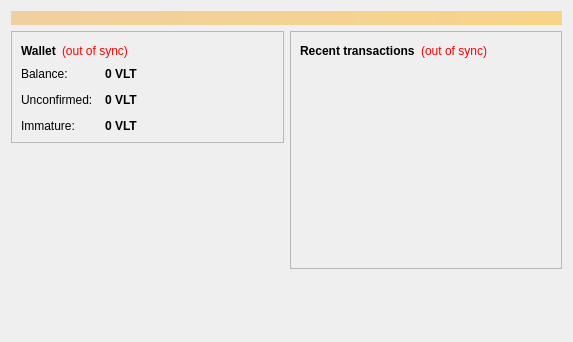
<?xml version="1.0" encoding="UTF-8"?>
<ui version="4.0">
 <class>OverviewPage</class>
 <widget class="QWidget" name="OverviewPage">
  <property name="geometry">
   <rect>
    <x>0</x>
    <y>0</y>
    <width>573</width>
    <height>342</height>
   </rect>
  </property>
  <property name="windowTitle">
   <string>Form</string>
  </property>
  <layout class="QVBoxLayout" name="topLayout">
   <item>
    <widget class="QLabel" name="labelAlerts">
     <property name="visible">
      <bool>false</bool>
     </property>
     <property name="styleSheet">
      <string notr="true">background-color: qlineargradient(x1: 0, y1: 0, x2: 1, y2: 0, stop:0 #F0D0A0, stop:1 #F8D488); color:#000000;</string>
     </property>
     <property name="wordWrap">
      <bool>true</bool>
     </property>
     <property name="margin">
      <number>3</number>
     </property>
    </widget>
   </item>
   <item>
    <layout class="QHBoxLayout" name="horizontalLayout" stretch="1,1">
     <item>
      <layout class="QVBoxLayout" name="verticalLayout_2">
       <item>
        <widget class="QFrame" name="frame">
         <property name="frameShape">
          <enum>QFrame::StyledPanel</enum>
         </property>
         <property name="frameShadow">
          <enum>QFrame::Raised</enum>
         </property>
         <layout class="QVBoxLayout" name="verticalLayout_4">
          <item>
           <layout class="QHBoxLayout" name="horizontalLayout_4">
            <item>
             <widget class="QLabel" name="label_5">
              <property name="font">
               <font>
                <weight>75</weight>
                <bold>true</bold>
               </font>
              </property>
              <property name="text">
               <string>Wallet</string>
              </property>
             </widget>
            </item>
            <item>
             <widget class="QLabel" name="labelWalletStatus">
              <property name="toolTip">
               <string>The displayed information may be out of date. Your wallet automatically synchronizes with the Bitcoin network after a connection is established, but this process has not completed yet.</string>
              </property>
              <property name="styleSheet">
               <string notr="true">QLabel { color: red; }</string>
              </property>
              <property name="text">
               <string notr="true">(out of sync)</string>
              </property>
              <property name="alignment">
               <set>Qt::AlignLeading|Qt::AlignLeft|Qt::AlignVCenter</set>
              </property>
             </widget>
            </item>
            <item>
             <spacer name="horizontalSpacer_2">
              <property name="orientation">
               <enum>Qt::Horizontal</enum>
              </property>
              <property name="sizeHint" stdset="0">
               <size>
                <width>40</width>
                <height>20</height>
               </size>
              </property>
             </spacer>
            </item>
           </layout>
          </item>
          <item>
           <layout class="QFormLayout" name="formLayout_2">
            <property name="fieldGrowthPolicy">
             <enum>QFormLayout::AllNonFixedFieldsGrow</enum>
            </property>
            <property name="horizontalSpacing">
             <number>12</number>
            </property>
            <property name="verticalSpacing">
             <number>12</number>
            </property>
            <item row="0" column="0">
             <widget class="QLabel" name="label">
              <property name="text">
               <string>Balance:</string>
              </property>
             </widget>
            </item>
            <item row="0" column="1">
             <widget class="QLabel" name="labelBalance">
              <property name="font">
               <font>
                <weight>75</weight>
                <bold>true</bold>
               </font>
              </property>
              <property name="cursor">
               <cursorShape>IBeamCursor</cursorShape>
              </property>
              <property name="toolTip">
               <string>Your current balance</string>
              </property>
              <property name="text">
               <string notr="true">0 VLT</string>
              </property>
              <property name="textInteractionFlags">
               <set>Qt::LinksAccessibleByMouse|Qt::TextSelectableByKeyboard|Qt::TextSelectableByMouse</set>
              </property>
             </widget>
            </item>
            <item row="1" column="0">
             <widget class="QLabel" name="label_3">
              <property name="text">
               <string>Unconfirmed:</string>
              </property>
             </widget>
            </item>
            <item row="1" column="1">
             <widget class="QLabel" name="labelUnconfirmed">
              <property name="font">
               <font>
                <weight>75</weight>
                <bold>true</bold>
               </font>
              </property>
              <property name="cursor">
               <cursorShape>IBeamCursor</cursorShape>
              </property>
              <property name="toolTip">
               <string>Total of transactions that have yet to be confirmed, and do not yet count toward the current balance</string>
              </property>
              <property name="text">
               <string notr="true">0 VLT</string>
              </property>
              <property name="textInteractionFlags">
               <set>Qt::LinksAccessibleByMouse|Qt::TextSelectableByKeyboard|Qt::TextSelectableByMouse</set>
              </property>
             </widget>
            </item>
            <item row="2" column="0">
             <widget class="QLabel" name="labelImmatureText">
              <property name="text">
               <string>Immature:</string>
              </property>
             </widget>
            </item>
            <item row="2" column="1">
             <widget class="QLabel" name="labelImmature">
              <property name="font">
               <font>
                <weight>75</weight>
                <bold>true</bold>
               </font>
              </property>
              <property name="toolTip">
               <string>Mined balance that has not yet matured</string>
              </property>
              <property name="text">
               <string notr="true">0 VLT</string>
              </property>
              <property name="textInteractionFlags">
               <set>Qt::LinksAccessibleByMouse|Qt::TextSelectableByKeyboard|Qt::TextSelectableByMouse</set>
              </property>
             </widget>
            </item>
           </layout>
          </item>
         </layout>
        </widget>
       </item>
       <item>
        <spacer name="verticalSpacer">
         <property name="orientation">
          <enum>Qt::Vertical</enum>
         </property>
         <property name="sizeHint" stdset="0">
          <size>
           <width>20</width>
           <height>40</height>
          </size>
         </property>
        </spacer>
       </item>
      </layout>
     </item>
     <item>
      <layout class="QVBoxLayout" name="verticalLayout_3">
       <item>
        <widget class="QFrame" name="frame_2">
         <property name="frameShape">
          <enum>QFrame::StyledPanel</enum>
         </property>
         <property name="frameShadow">
          <enum>QFrame::Raised</enum>
         </property>
         <layout class="QVBoxLayout" name="verticalLayout">
          <item>
           <layout class="QHBoxLayout" name="horizontalLayout_2">
            <item>
             <widget class="QLabel" name="label_4">
              <property name="text">
               <string>&lt;b&gt;Recent transactions&lt;/b&gt;</string>
              </property>
             </widget>
            </item>
            <item>
             <widget class="QLabel" name="labelTransactionsStatus">
              <property name="toolTip">
               <string>The displayed information may be out of date. Your wallet automatically synchronizes with the Bitcoin network after a connection is established, but this process has not completed yet.</string>
              </property>
              <property name="styleSheet">
               <string notr="true">QLabel { color: red; }</string>
              </property>
              <property name="text">
               <string notr="true">(out of sync)</string>
              </property>
              <property name="alignment">
               <set>Qt::AlignRight|Qt::AlignTrailing|Qt::AlignVCenter</set>
              </property>
             </widget>
            </item>
            <item>
             <spacer name="horizontalSpacer">
              <property name="orientation">
               <enum>Qt::Horizontal</enum>
              </property>
              <property name="sizeHint" stdset="0">
               <size>
                <width>40</width>
                <height>20</height>
               </size>
              </property>
             </spacer>
            </item>
           </layout>
          </item>
          <item>
           <widget class="QListView" name="listTransactions">
            <property name="styleSheet">
             <string notr="true">QListView { background: transparent; }</string>
            </property>
            <property name="frameShape">
             <enum>QFrame::NoFrame</enum>
            </property>
            <property name="verticalScrollBarPolicy">
             <enum>Qt::ScrollBarAlwaysOff</enum>
            </property>
            <property name="horizontalScrollBarPolicy">
             <enum>Qt::ScrollBarAlwaysOff</enum>
            </property>
            <property name="selectionMode">
             <enum>QAbstractItemView::NoSelection</enum>
            </property>
           </widget>
          </item>
         </layout>
        </widget>
       </item>
       <item>
        <spacer name="verticalSpacer_2">
         <property name="orientation">
          <enum>Qt::Vertical</enum>
         </property>
         <property name="sizeHint" stdset="0">
          <size>
           <width>20</width>
           <height>40</height>
          </size>
         </property>
        </spacer>
       </item>
      </layout>
     </item>
    </layout>
   </item>
  </layout>
 </widget>
 <resources/>
 <connections/>
</ui>
